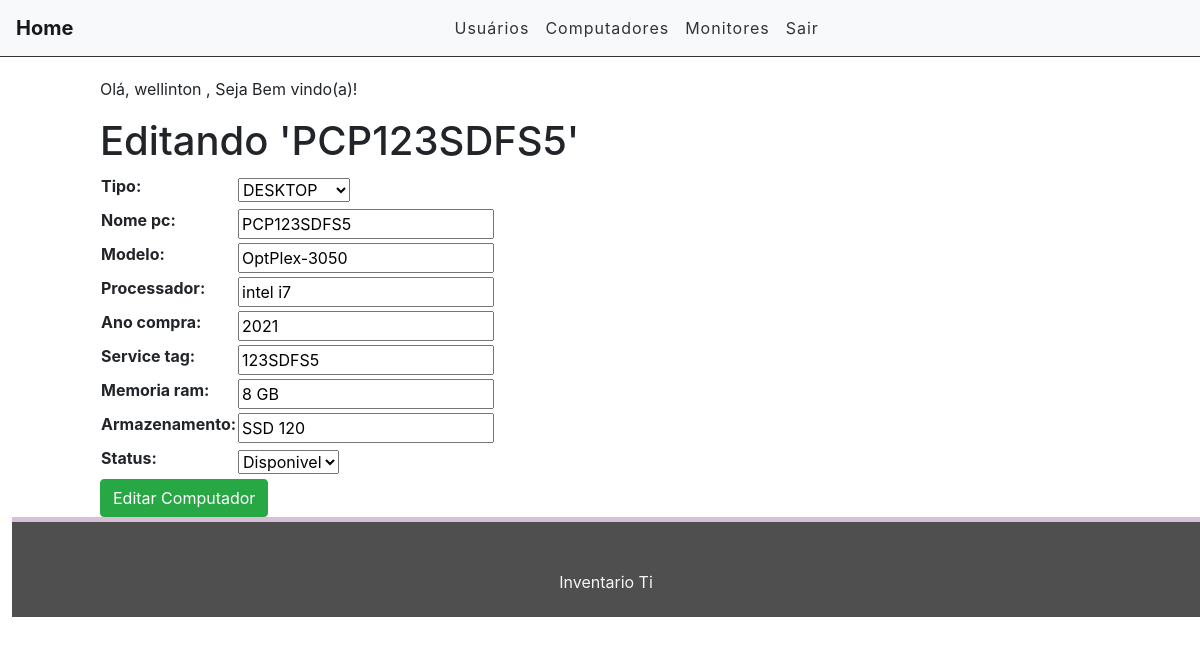
The app's page /computadores/computadores/edit/1 (signed in), older data.
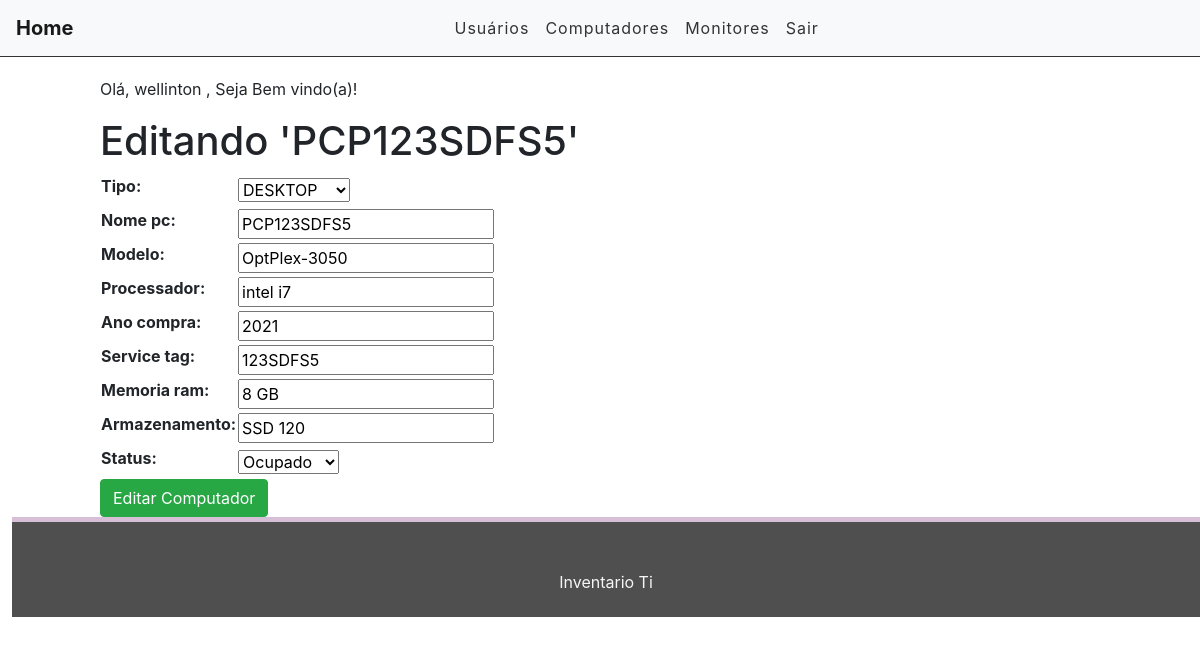
The same page, newer data.
### computadores/models.py (models this page shows, shortened)
class Maquinas(models.Model):
    TIPO = (('PCP', 'DESKTOP'),('NOT', 'NOTEBOOK'),)
    tipo = models.CharField(max_length=3, choices=TIPO, blank=False, null=False, default='PCP')
    nome_pc = models.CharField(max_length=30)
    modelo = models.CharField(max_length=30)
    processador = models.CharField(max_length=20)
    ano_compra = models.CharField(max_length=5)
    service_tag = models.CharField(max_length=15)
    memoria_ram = models.CharField(max_length=10)
    armazenamento = models.CharField(max_length=10)
    STATUS = (('DSP', 'Disponivel'), ('OCP', 'Ocupado'),)
    status = models.CharField(max_length=15, choices=STATUS, blank=False, null=False, default='Disponivel' )
    class Meta:
        verbose_name_plural = "Maquina"

### computadores/views.py (the view)
# urls.py: path('computadores/edit/<int:id>', views.editComputador, name='edit_computador'),
@login_required
def editComputador(request, id):
    views = get_object_or_404(Maquinas, pk=id)
    form = MaquinaForm(instance=views)
    if(request.method == 'POST'):
        form = MaquinaForm(request.POST, instance=views)
        if(form.is_valid()):
            views.save()
            messages.info(request, 'Computador editado com sucesso.')
            return redirect('maquinas_list')
        else:
            return render(request, 'computadores/edit-computador.html', {'form': form, 'views': views})
    else:
        return render(request, 'computadores/edit-computador.html', {'form': form, 'views': views})

### computadores/forms.py
class MaquinaForm(forms.ModelForm):
    class Meta:
        model = Maquinas
        fields = ('tipo', 'nome_pc', 'modelo', 'processador', 'ano_compra',
         'service_tag', 'memoria_ram', 'armazenamento', 'status',)

### inventario/templates/computadores/edit-computador.html (shortened to what this page needs)
{% extends 'base2.html' %}
{% load static %}
{% load crispy_forms_tags %}
{% block content %}
<div class="offset-1 col-10 list-div">
    <p>Olá, {{ request.user.username }} , Seja Bem vindo(a)!</p>
    <h1> Editando '{{ views.nome_pc }}' </h1>
    <form method="POST">
        <table>
            {{ form.as_table }}
        </table>
        <input type="submit" class="btn btn-success" value="Editar Computador">
    </form>
</div>
{% endblock %}

Row changes from the older to the newer data that the page shows:
changed Maquinas "PCP123SDFS5": status "Disponivel" → "Ocupado"
